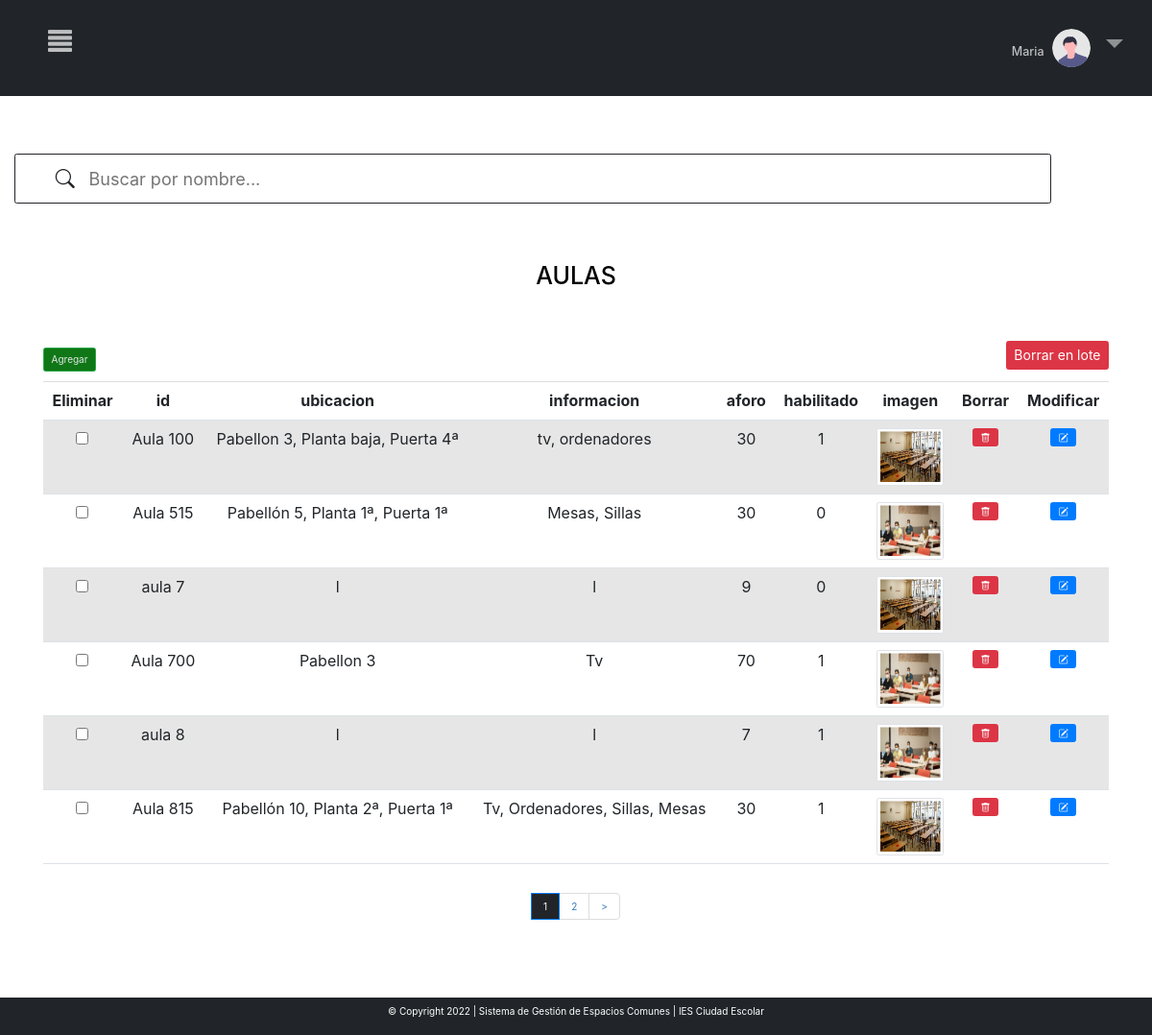
Screenshot of /MVC_proyectofinal/inicio.php?c=crudAulas&page=1 (signed in) with the database file from the repository.
### tables this page shows
CREATE TABLE `aulas` (
  `id` varchar(220) NOT NULL,
  `ubicacion` varchar(220) NOT NULL,
  `informacion` varchar(220) NOT NULL,
  `aforo` int(100) NOT NULL,
  `habilitado` tinyint(1) NOT NULL,
  `imagen` varchar(80) NOT NULL DEFAULT '''libs/img/upload/aulaDefecto.jpeg'''
);

### MVC_proyectofinal/controller/controller.php (called while the page is built, shortened)
<?php
require_once ("models/crud.php");
class Control{
    function __construct()
    {
        $this->crud=new Crud();
    }
    function crudAulas(){
        include_once ("views/crudAulas.php");
    }
}
?>

### MVC_proyectofinal/models/conexion.php (called while the page is built)
<?php
class Conexion{
    public function conexion(){
        try{
            $conexion=new PDO("mysql:host=localhost;dbname=sgec","root","");
            $conexion->setAttribute(PDO::ATTR_ERRMODE,PDO::ERRMODE_EXCEPTION);
            return $conexion;
        }
        catch(PDOException $e){
            echo $e->getMessage();
            return null;
        }
    }
}
?>

### MVC_proyectofinal/models/crud.php (called while the page is built, shortened)
<?php
include("conexion.php");
class Crud extends Conexion{
    private $conexion;
    function __construct()
    {
        $this->conexion=parent::conexion();
    }
    function crudAulas($opc,$iteams_pagina=null,$offset=null){
        if($opc==1){
            $sql="SELECT count(*) FROM aulas";
            $consulta=$this->conexion->prepare($sql);
            $consulta->execute();
            $count=$consulta->fetch(PDO::FETCH_NUM);
            return $count;
        }
        elseif($opc==2){
            $sql="SELECT * FROM aulas ORDER BY id ASC LIMIT ".$iteams_pagina." OFFSET ".$offset."";
            $consulta=$this->conexion->prepare($sql);
            $consulta->execute();
            $consult=$consulta->fetchAll(PDO::FETCH_ASSOC);
            $keys=array_keys($consult[0]);
            return array($consult,$keys);
        }
    }
}
?>

### MVC_proyectofinal/views/crudAulas.php (the view, shortened to what this page needs)
<html lang="en" style="    overflow-x: hidden;">
<head>
<link rel="stylesheet" href="https://cdn.jsdelivr.net/npm/bootstrap-icons@1.8.1/font/bootstrap-icons.css">
<link rel="stylesheet" href="libs/bootstrap-5.1.3-dist/css/bootstrap.min.css">
</head>
<body>
<?php include "menu.php";
    ?>
            <?php
$count=$this->crud->crudAulas(1);
if($count[0]==0){
    echo '
    <div class="row >
    <div class="col-md-12 ">
    <h1 class="display-3"> No se han creado aulas aún</h1>';
    echo "<a href='?c=crudAulas&page=".$_GET['page']."&crear=1'><button name='crear'  class='btn btn-success'> Agregar</button></a>
    ";
    echo '</div>
    </div>
    </div>';
}
else{
$iteams_pagina=6;
$total_pages=ceil($count[0]/$iteams_pagina);
$page=0;
if(isset($_GET["page"]) && !empty($_GET["page"])){
    $page=$_GET["page"];
}else{
    $page=1;
}
$offset=($page-1) * $iteams_pagina;
$result=$this->crud->crudAulas(2,$iteams_pagina,$offset);
?>
<div class="row" style="margin-top:5%">
<?php include "barraBusquedaAulas/barra.php"; ?>
                <div class="col-md-12 ">
                <h1 class="titulo" style="color:black; text-align:center; margin-bottom:0%; background-color:white" >AULAS</h1>
<?php
       echo '<div class="container" style="margin-top:60px;">
       <div class="row">
                       <div class="col-md-12 ">';
        echo "<a href='?c=crudAulas&page=".$_GET['page']."&crear=1'><button name='crear'  class='btn btn-success'> Agregar</button></a>  ";
       echo '<div class="table-responsive-sm">
       <table class="table table-striped bg-white table-hover" style="text-align: center; margin-top:1%">';
        echo "<tr >";
        echo "<tr ><th>Eliminar</th>";
        foreach($result[1] as $indice){
            echo "<th>".$indice."</th>";
        }
        echo "<th>Borrar</th>";
        echo "<th>Modificar</th>";
        echo "</tr>";
        ?>
        <form action="?c=borrarAulas&pag=<?php echo $_GET["page"]?>" method="post">
            <input type='submit' name='borrar' value='Borrar en lote' class='btn btn-danger' style="float:right;   margin-top: -43px; font-size:14px " >
        <?php
        foreach($result[0] as $indice=>$dato){
            echo "<td><input type='checkbox' name='eliminar[]' value=' ".$dato['id']."'</td>";
            foreach($dato as $x=>$y){
                if($x=='imagen'){
                    echo "<td><img src='".$y."' class='img-fluid img-thumbnail' style='width:70px; height:60px;'></td>";
                }
                else{
                echo "<td>".$y."</td>";
                }
            }
            ?>
            <td>
            <a class="btn btn-danger"  href="?c=borrarAulas&id=<?php echo $dato["id"] ?>&pag=<?php echo $_GET["page"]?>"><i class="bi bi-trash"></i></a>
            </td>
            <td><button  title="Modificar" class="btn btn-primary" name="modificar" value="<?php echo $dato["id"] ?>"> <i class="bi bi-pencil-square"></i></button></td>
            <?php
            echo "</tr>";
            }
  ?>
           </table>
        </div>
        </div>
 <?php
echo "<br>";
?>
<div style="margin-bottom: 100px;
    display: flex;
    justify-content: center">
    <nav aria-label="...">
		<ul class="pagination">
            <li class="page-item active" >
				<?php for($i=0;$i<=$total_pages;$i++):
                    if($i==$_GET["page"]){
                    ?>
                    <a class="page-link" style="color: white!important;
                    background-color: #212529!important;" href="inicio.php?c=crudAulas&page=<?php echo $_GET['page']?>"><?php echo $i ?></a>
                    </li>
                    <li class="page-item" style="<?php echo $i==$total_pages ? 'display:none' : '' ?>">
                    <a class="page-link" href="inicio.php?c=crudAulas&page=<?php echo $_GET['page']+1?>"><?php echo $i+1 ?></a>
				<?php }
                endfor ?>
                    </li>
                <li style="<?php echo $_GET['page']==$total_pages ? 'display:none' : '' ?>">
				<a class="page-link" href="inicio.php?c=crudAulas&page=<?php echo $_GET['page']+1?>">></a>
			</li>
		</ul>
    </nav>
</div>
<?php } ?>
</body>
</html>

### MVC_proyectofinal/libs/css/estilos.css (style rules this page uses)
th { text-align: center !important; }
li.page-item.active a.page-link { background-color: #1A3C40 !important; color:#708588 !important }
.btn.btn-success { background-color: #107717; color:#E2E7E7 }
.active, .accordion:hover { background-color: #ccc; }

### MVC_proyectofinal/views/menu.php (style rules this page uses)
body { overflow-x: hidden; }
body { font-family: "Lato", sans-serif; }

### MVC_proyectofinal/views/barraBusquedaAulas/barra.php (style rules this page uses)
.active, .accordion:hover { background-color: white; }
@media screen 
        and (min-device-width: 320px) 
        and (max-device-width: 812px) 
        and (-webkit-min-device-pixel-ratio: 1) { .titulo { margin-top:5%; } }

### rows the page displays
aulas: id "Aula 100", ubicacion "Pabellon 3, Planta baja, Puerta 4ª", informacion "tv, ordenadores", aforo "30", habilitado "1", imagen (picture)
aulas: id "Aula 515", ubicacion "Pabellón 5, Planta 1ª, Puerta 1ª", informacion "Mesas, Sillas", aforo "30", habilitado "0", imagen (picture)
aulas: id "aula 7", ubicacion "l", informacion "l", aforo "9", habilitado "0", imagen (picture)
aulas: id "Aula 700", ubicacion "Pabellon 3", informacion "Tv", aforo "70", habilitado "1", imagen (picture)
aulas: id "aula 8", ubicacion "l", informacion "l", aforo "7", habilitado "1", imagen (picture)
aulas: id "Aula 815", ubicacion "Pabellón 10, Planta 2ª, Puerta 1ª", informacion "Tv, Ordenadores, Sillas, Mesas", aforo "30", habilitado "1", imagen (picture)

### other values shown
$_SESSION['nombre'] "Maria"
$indice "id"
$indice "ubicacion"
$indice "informacion"
$indice "aforo"
$indice "habilitado"
$indice "imagen"
